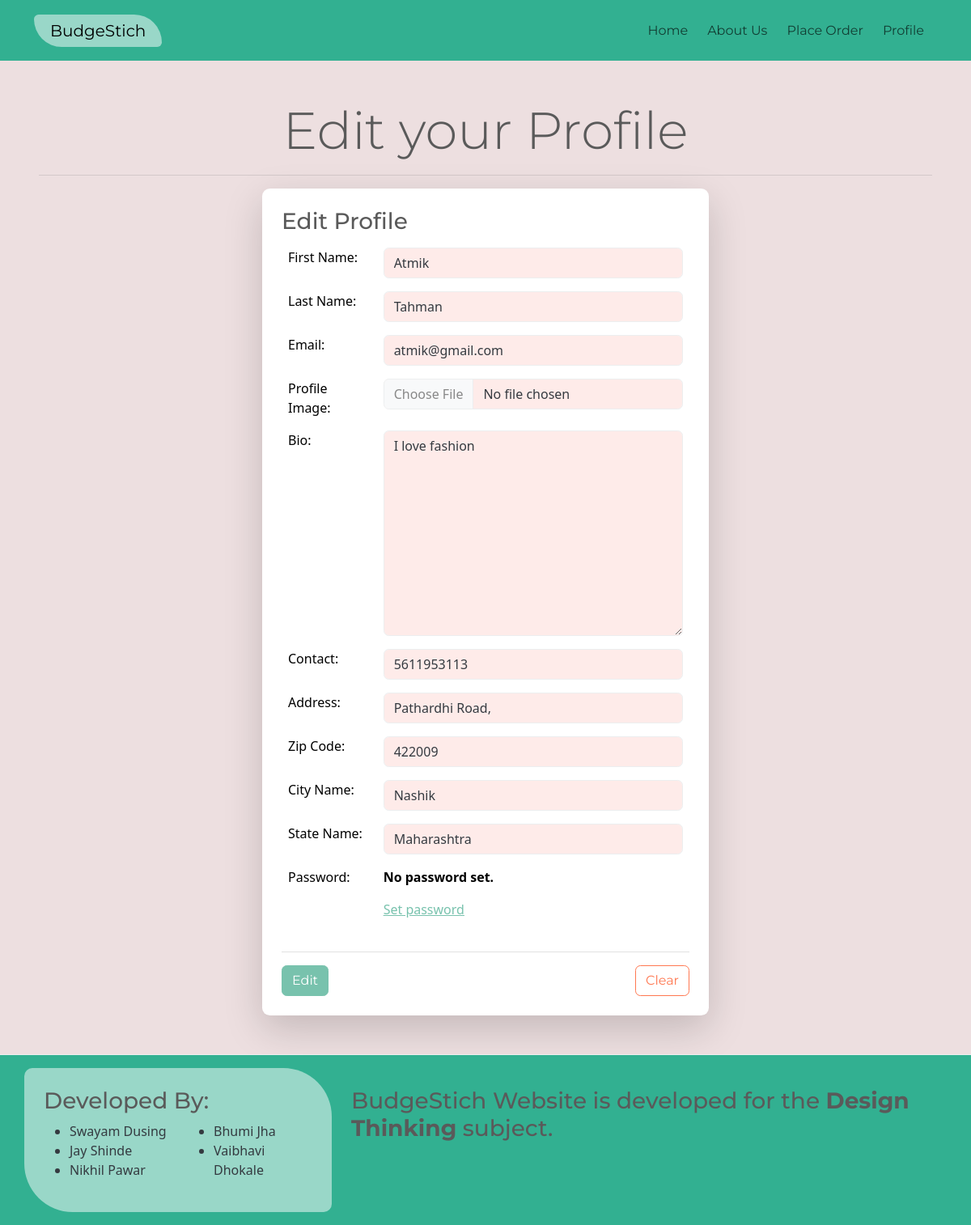
/edituserinfo/ (signed in), run on the app's committed database.
### coreapp/models.py (models this page shows, shortened)
class CustomUser(AbstractUser): #this contains the clients info
    USER_TYPE_CHOICES = (
        ('client', 'Client'),
        ('tailor', 'Tailor'),
    )
    USER_GENDER = (
        ('male', 'Male'),
        ('female', 'Female'),
    )
    user_type = models.CharField(max_length=10, choices=USER_TYPE_CHOICES)
    profilepic = models.ImageField(upload_to='profile_pics/', blank=True, null=True,)
    gender = models.CharField(max_length=10, choices=USER_GENDER)
    experience = models.PositiveIntegerField(blank=True,null=True)
    age = models.PositiveIntegerField(blank=True,null=True)
    dob = models.DateField(blank=True,null=True)
    address = models.CharField(max_length=20,blank=True,null=True)
    addzipcode = models.CharField(max_length=10,blank=True,null=True)
    addcity = models.CharField(max_length=15,blank=True,null=True)
    addstate = models.CharField(max_length=15,blank=True,null=True)
    ratings = models.IntegerField(blank=True,null=True,default=0)
    biodis = models.CharField(max_length=255,blank=True,null=True)
    contact = models.CharField(max_length=15,blank=True,null=True)
    groups = models.ManyToManyField(
        Group,
        related_name='customuser_set',  # Change the related_name here
        blank=True,
        help_text='The groups this user belongs to.',
        verbose_name='groups',
    )
    user_permissions = models.ManyToManyField(
        Permission,
        related_name='customuser_set',  # Change the related_name here
        blank=True,
        help_text='Specific permissions for this user.',
        verbose_name='user permissions',
    )

### coreapp/views.py (the view)
# urls.py: path('edituserinfo/',views.editinfo),
@login_required
def editinfo(request):
    if request.method == "POST":
        fm = CustomUserChangeForm(request.POST,request.FILES,instance=request.user )
        if fm.is_valid():
            fm.save()
            messages.success(request,'Profile Edited Successfully!!')
            return HttpResponseRedirect('/userprofile')
    else:
        fm = CustomUserChangeForm(instance=request.user)
    return render(request,'userinfochange.html',{'form':fm})

### coreapp/templates/userinfochange.html (shortened to what this page needs)
{% extends "base.html" %}
{% load static %}
{% block content %}
<div class="container-fluid  p-5" >
    <div class="text-center">
        <h1 class="display-3">
            Edit your Profile
        </h1>
        <hr class="bg-dark">
    </div>
    <div class="container ">
        <div class="row d-flex justify-content-center">
            <div class="col-md-6 bg-body rounded-3  shadow-lg p-4 ">
                <h3>Edit Profile</h3>
                <form action="" method="post" id="myForm" novalidate enctype="multipart/form-data">
                    <table class="table table-borderless">
                        {% for fm in form %}
                            <tr>
                                <td>{{ fm.label_tag }} </td>
                                <td>{{ fm }}</td>
                            </tr>
                        {% endfor %}
                    </table>
                    <hr>
                    <input type="submit" class="btn btn-primary" value="Edit">
                    <input type="reset" value="Clear" class="btn btn-outline-danger" style="float: right;">
                </form>
            </div>
        </div>
    </div>
</div>
{% endblock %}

### coreapp/templates/base.html (style rules this page uses)
html, body { height: 100%; margin: 0; }
.custom-bg { background-color: #feebe9; color: white; }
.ultralightred { background-color: #EDDFE0; }

### data on the page
CustomUser: form "Atmik" "Tahman" "atmik@gmail.com" "I love fashion" "5611953113" "Pathardhi Road," "422009" "Nashik" "Maharashtra" "No password set. Set password"

### other printed values
{{ fm.label_tag }} "First Name:" "Last Name:" "Email:" "Profile Image:" "Bio:" "Contact:" "Address:" "Zip Code:" "City Name:" "State Name:" "Password:"
